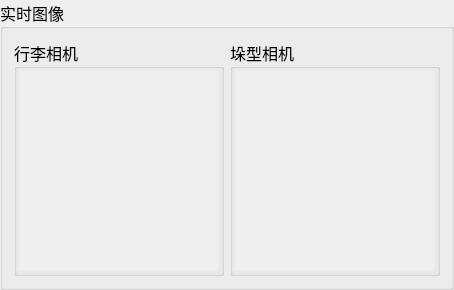
       <widget class="QGroupBox" name="gb_cameraShow">
        <property name="font">
         <font>
          <family>微软雅黑</family>
          <pointsize>12</pointsize>
         </font>
        </property>
        <property name="title">
         <string>实时图像</string>
        </property>
        <layout class="QHBoxLayout" name="horizontalLayout_4">
         <item>
          <widget class="QGroupBox" name="gb_baggageCamera">
           <property name="title">
            <string>行李相机</string>
           </property>
           <layout class="QGridLayout" name="gridLayout_2">
            <property name="leftMargin">
             <number>2</number>
            </property>
            <property name="topMargin">
             <number>2</number>
            </property>
            <property name="rightMargin">
             <number>2</number>
            </property>
            <property name="bottomMargin">
             <number>2</number>
            </property>
            <property name="spacing">
             <number>2</number>
            </property>
            <item row="0" column="0">
             <widget class="ImageView" name="wg_baggageCameraShow" native="true">
              <property name="sizePolicy">
               <sizepolicy hsizetype="Expanding" vsizetype="Expanding">
                <horstretch>0</horstretch>
                <verstretch>0</verstretch>
               </sizepolicy>
              </property>
              <property name="minimumSize">
               <size>
                <width>200</width>
                <height>200</height>
               </size>
              </property>
              <property name="mouseTracking">
               <bool>false</bool>
              </property>
              <property name="tabletTracking">
               <bool>false</bool>
              </property>
              <property name="autoFillBackground">
               <bool>true</bool>
              </property>
             </widget>
            </item>
           </layout>
          </widget>
         </item>
         <item>
          <widget class="QGroupBox" name="gb_stackCamera">
           <property name="title">
            <string>垛型相机</string>
           </property>
           <layout class="QGridLayout" name="gridLayout_6">
            <property name="leftMargin">
             <number>2</number>
            </property>
            <property name="topMargin">
             <number>2</number>
            </property>
            <property name="rightMargin">
             <number>2</number>
            </property>
            <property name="bottomMargin">
             <number>2</number>
            </property>
            <property name="spacing">
             <number>2</number>
            </property>
            <item row="0" column="0">
             <widget class="ImageView" name="wg_stackCameraShow" native="true">
              <property name="sizePolicy">
               <sizepolicy hsizetype="Expanding" vsizetype="Expanding">
                <horstretch>0</horstretch>
                <verstretch>0</verstretch>
               </sizepolicy>
              </property>
              <property name="minimumSize">
               <size>
                <width>200</width>
                <height>200</height>
               </size>
              </property>
              <property name="autoFillBackground">
               <bool>true</bool>
              </property>
             </widget>
            </item>
           </layout>
          </widget>
         </item>
        </layout>
       </widget>
